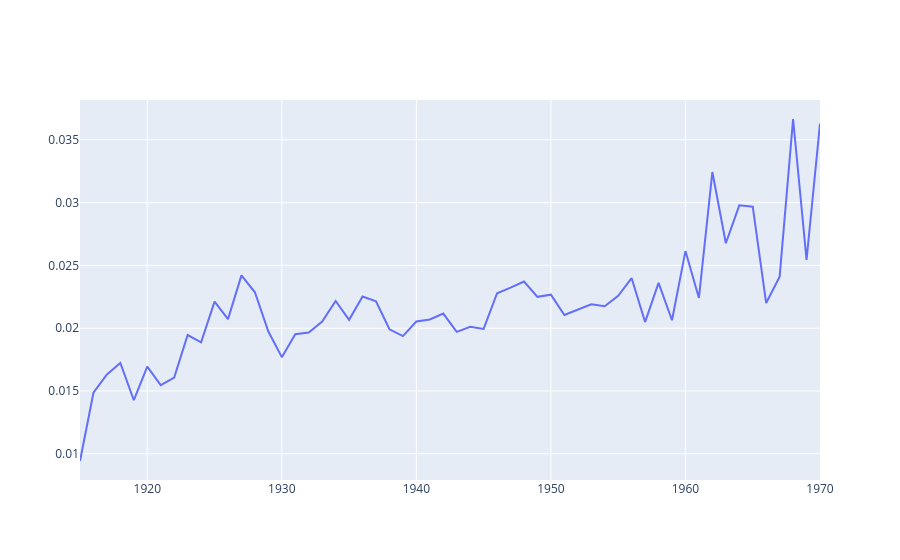

The notebook cell this image was saved under:
### Code cell
data = [
    go.Scatter(
        x=g.index,
        y=g['avg_face_pct_of_frame'],
        name='Avg Pct Flat'
    )
]
fig = go.Figure(data=data)
fig.show()
